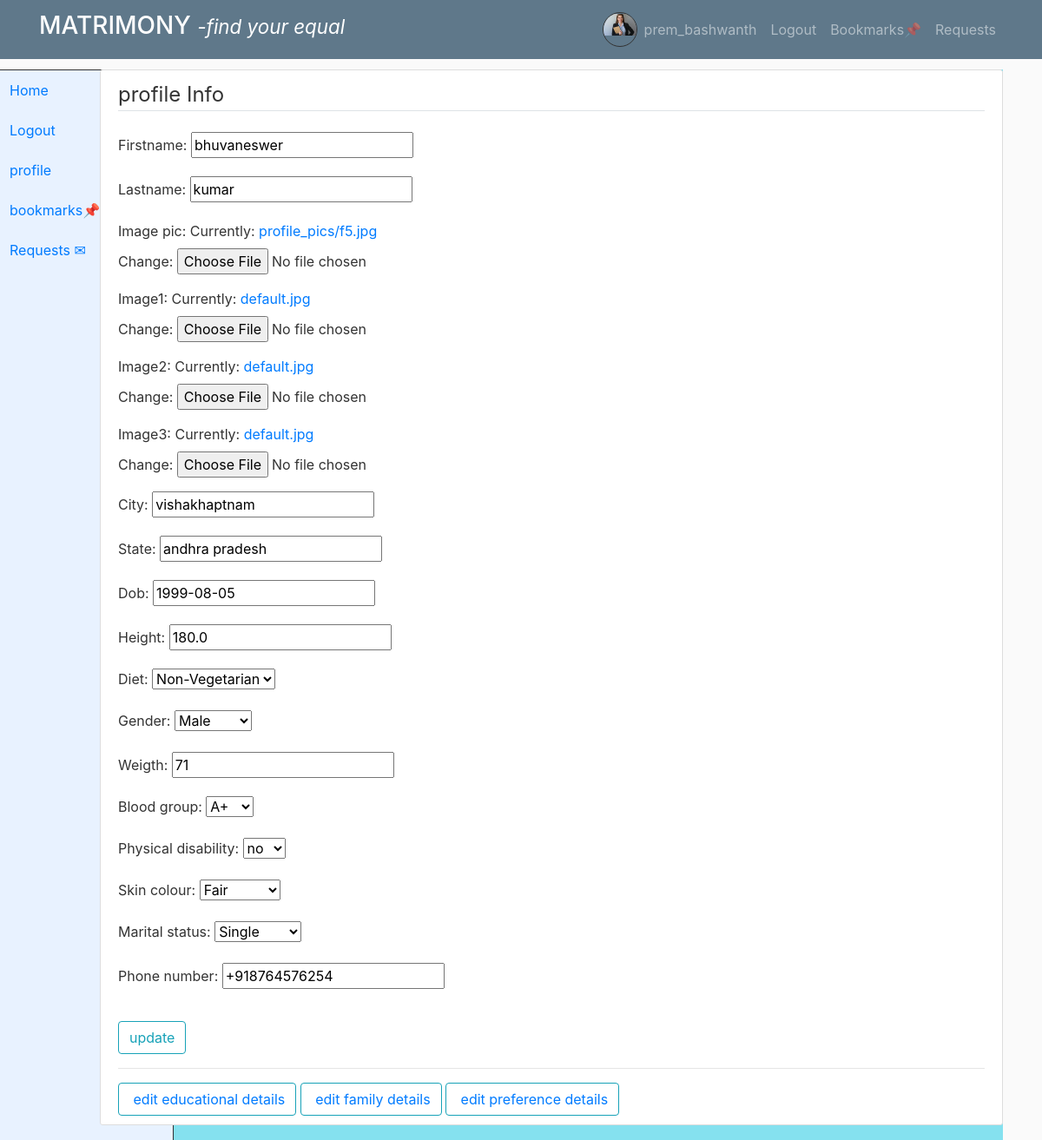
Screenshot of /updateform1 (signed in) with the database file from the repository.
### users/models.py (models this page shows, shortened)
class profile_personal_info(models.Model):
    class Gender(models.TextChoices):
        MALE = 'M', 'Male'
        FEMALE = 'F', 'Female'
    class Diet(models.TextChoices):
        VEG = 'veg', 'Vegetarian'
        NONVEG = 'nonveg', 'Non-Vegetarian'
        EGGTERIAN='eggterian','eggterian'
    class BloodGroup(models.TextChoices):
        A_POSITIVE = 'A+', 'A+'
        A_NEGATIVE = 'A-', 'A-'
        B_POSITIVE = 'B+', 'B+'
        B_NEGATIVE = 'B-', 'B-'
        AB_POSITIVE = 'AB+', 'AB+'
        AB_NEGATIVE = 'AB-', 'AB-'
        O_POSITIVE = 'O+', 'O+'
        O_NEGATIVE = 'O-', 'O-'
    class phd(models.TextChoices):
        NO='none','no'
        YES='yes','yes'
    class Colour(models.TextChoices):
        FAIR = 'fair', 'Fair'
        WHEATISH = 'wheatish', 'Wheatish'
        TANNED = 'tanned', 'Tanned'
        DARK = 'dark', 'Dark'
        BLACK = 'black', 'Black'
        OTHER = 'other', 'Other'
    class MaritalStatus(models.TextChoices):
        NEVERMARRIED = 'Single', 'Single'
        MARRIED = 'Married', 'Married'
        DIVORCED = 'Divorced', 'Divorced'
        WIDOWED = 'Widowed', 'Widowed'
        SEPARATED = 'Separated', 'Separated'
    user=models.OneToOneField(User,on_delete=models.CASCADE)
    profile_id = models.CharField(max_length=10, unique=True, editable=False)
    firstname=models.CharField(max_length=50)
    lastname=models.CharField(max_length=50)
    image_pic=models.ImageField(default='default.jpg',upload_to='profile_pics')
    image1=models.ImageField(default='default.jpg',upload_to='profile_pics')
    image2=models.ImageField(default='default.jpg',upload_to='profile_pics')
    image3=models.ImageField(default='default.jpg',upload_to='profile_pics')
    city=models.CharField(max_length=50)
    state=models.CharField(max_length=50)
    dob = models.DateField()
    height = models.FloatField()
    diet = models.CharField(max_length=15, choices=Diet.choices, default=Diet.VEG)
    gender = models.CharField(max_length=1, choices=Gender.choices)
    weigth=models.IntegerField()
    blood_group = models.CharField(max_length=4, choices=BloodGroup.choices, default=BloodGroup.A_POSITIVE)
    physical_disability=models.CharField(max_length=10,choices=phd.choices,default=phd.NO)
    skin_colour = models.CharField(max_length=10, choices=Colour.choices,default=Colour.FAIR)
    marital_status = models.CharField(max_length=10, choices=MaritalStatus.choices,default=MaritalStatus.NEVERMARRIED)
    created_at = models.DateTimeField(auto_now_add=True)
    phone_number=models.CharField(max_length=13,default='')

### users/views.py (the view)
# urls.py: path('updateform1',user_views.updateform1,name='updateform1'),
@login_required
def updateform1(request):
    if request.method == 'POST':
        form1=profile_updation_form1(request.POST,request.FILES,instance=request.user.profile_personal_info)
        if form1.is_valid():
            form1.save()
            messages.success(request,f'Your account has been Updated!')
            dynamic_url = f'/profile/{request.user.id}'
            return HttpResponseRedirect(dynamic_url)
    else:
        form1=profile_updation_form1(instance=request.user.profile_personal_info)
        context={
            'form1':form1
        }
        return render(request,'users/updateform1.html',context)

### users/forms.py
class profile_updation_form1(forms.ModelForm):
    height = forms.FloatField(required=True)
    weigth = forms.FloatField(required=True)
    class Meta:
        model =profile_personal_info
        fields=['firstname','lastname','image_pic','image1','image2','image3','city','state','dob','height','diet','gender','weigth','blood_group','physical_disability','skin_colour',
                'marital_status','phone_number']

### users/templates/users/updateform1.html (shortened to what this page needs)
{%extends 'users/base.html' %}
{%block content%}
<div class='content-section' class="col-12">
    <form method="POST" enctype="multipart/form-data">
      <fieldset class="form-group">
        <legend class="border-bottom mb-4">profile Info</legend>
          {{ form1.as_p }}
      </fieldset>
      <div class="form-group">
          <button type="submit" class="btn btn-outline-info"> update </button>
      </div></form>
          <hr>
          <div><button type="button" class="btn btn-outline-info"><a href="{%url 'updateform2'%}">  &nbsp;edit educational details</a></button>
          <span><button type="button" class="btn btn-outline-info"><a href="{%url 'updateform3'%}">  &nbsp;edit family details</a></button></span>
          <span><button type="button" class="btn btn-outline-info"><a href="{%url 'updatepreferences'%}">  &nbsp;edit preference details</a></button></span>
        </div>
  </div>
  {%endblock%}

### users/templates/users/base.html (shortened to what this page needs)
{% load static %}
<!DOCTYPE html>
<html>
<head>
    <link rel="stylesheet" href="https://cdn.jsdelivr.net/npm/bootstrap@4.0.0/dist/css/bootstrap.min.css">
    <link rel="stylesheet" type="text/css" href="{% static 'users/main.css' %}">
</head>
<body>
    {% if user.is_authenticated %}
<nav class="navbar navbar-expand-md navbar-dark bg-steel fixed-top ">
    {% else %}
    <nav class="navbar navbar-expand-md navbar-dark bg-steel fixed-top mycolor1">
    {% endif %}
    <div class="container">
        {% if user.is_authenticated %}
        <a class="navbar-brand "  href="{% url 'home'  %}"><h3 style="color: white;">MATRIMONY <span><small><em>-find your equal</em></small></span></h3></a>
        {% else %}
        <a class="navbar-brand "  href="{% url 'landing'  %}"><h3 style="color: white;">MATRIMONY <span><small><em>-find your equal</em></small></span></h3></a>
            <a class="nav-item nav-link" href="{%url 'about' %}"><h4 style="color: white;">About Us</h4></a>
              {% endif %}
        <div class="navbar-nav ml-auto">
            {% if user.is_authenticated %}
<div id="navbar">
    <div class="profile-picture1" >
        <img  radius='1' src="{{ user.profile_personal_info.image_pic.url}}" alt="{{ user.username }}'s Profile Picture">
    </div>
</div>
            <a class="nav-item nav-link" href="{% url 'profile' user.id %}">{{ user.username }}</a>
            <a class="nav-item nav-link" href="{% url 'logout' %}">Logout</a>
            <a class="nav-item nav-link" href="{% url 'bookmarks' %}">Bookmarks📌</a>
            <a class="nav-item nav-link" href="{% url 'received_requests' %}">Requests</a>
            {% else %}
            <a class="nav-item nav-link" href="{% url 'login' %}"><h5 style="color: white;">Login</h5></a>
            <a class="nav-item nav-link" href="{% url 'register' %}">Register</a>
            {% endif %}
        </div>
    </div>
</nav>
{% if user.is_authenticated %}
<nav id="sidebar" class="mycolor">
  <div class="position-fixed">
      <ul class="list-unstyled components">
        <li class="nav-item">
            <a class="nav-item nav-link" href="{%url 'home' %}">Home</a>
          </li>
          {% if user.is_authenticated %}
          <li class="nav-item">
          <a class="nav-item nav-link" href="{%url 'logout' %}">Logout</a>
        </li>
          <li class="nav-item">
          <a class="nav-item nav-link" href="{%url 'profile' user.id %}">profile</a>
        </li>
          <li class="nav-item">
          <a class="nav-item nav-link" href="{%url 'bookmarks'  %}">bookmarks📌</a>
        </li>
          <li class="nav-item">
          <a class="nav-item nav-link" href="{%url 'received_requests'  %}">Requests ✉</a>
        </li>
          {% endif %}
      </ul>
  </div>
</nav>
{% endif %}
{% if user.is_authenticated %}
<div class="container mt-20">
    <div id="content" class="mycolor">
        <main role="main " >
            <div class="row ">
                <div class="col " >
                    <div >
                    {% block content %}{% endblock %}
                    </div>
        </main>
    </div>
</div>
{% else %}
{% block content1 %}{% endblock %}
{% endif %}

### users/static/users/main.css (style rules this page uses)
body { background: #fafafa; color: #333333; margin-top: 5rem; }
h1, h2, h3, h4, h5, h6 { color: #444444; }
ul { margin: 0; }
.bg-steel { background-color: #5f788a; }
.content-section { background: #ffffff; padding: 10px 20px; border: 1px solid #dddddd; border-radius: 3px; margin-bottom: 20px; }
.mycolor { background-color:#85e1ef; }

### rows the page displays
profile_personal_info: firstname "bhuvaneswer", lastname "kumar", city "vishakhaptnam", state "andhra pradesh", dob "1999-08-05", height "180.0", diet "Non-Vegetarian", gender "Male", weigth "71", blood_group "A+", physical_disability "no", skin_colour "Fair", marital_status "Single", phone_number "+918764576254"

### other values shown
{{ user.username }} "prem_bashwanth"
